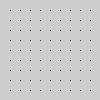
Frame 1 (no input)
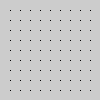
Frame 60 (the mouse pressed at the canvas centre just before this capture)
Frame 120 (the mouse held since frame 60 and released just before this capture): identical to frame 60, image omitted

The Processing sketch that drew these frames (run headless with seeded random() and noise(); from frame 60 on, the mouse is pressed at the canvas centre):

// Processing sketch: processing_9194
// ── processing_9194.pde

//int xPos = 10;

void setup () {
  
}



void draw () {
  for (int x=10; x<100; x+=10) {
    for (int y=10; y<100; y+=10){
    point(x,y);
    }
  }
  
  
}
